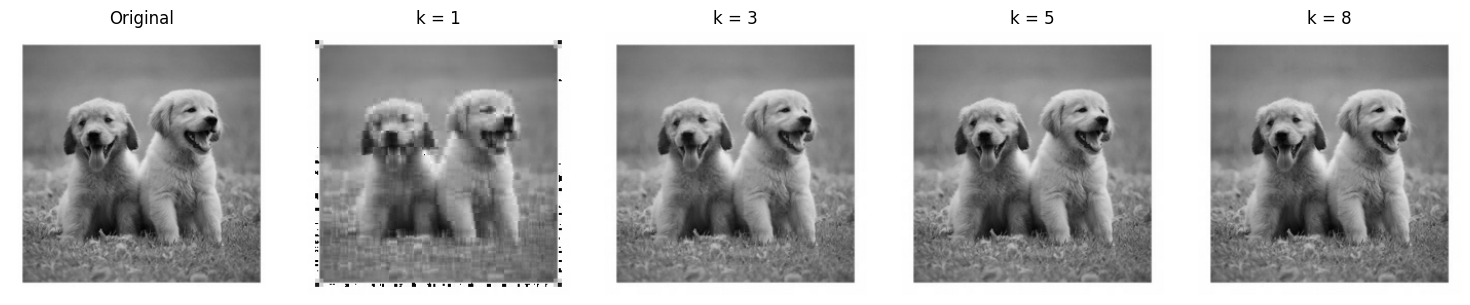
#> input picture assignment_5/k-2.png, 1470 x 305 px
$ jupyter execute 485_A5_SVD.ipynb
#> lines starting #> are read from the running program, lines starting #| are printed output that depends on the picture
### 1. Import Libraries

[cell 1]
import numpy as np
import matplotlib.pyplot as plt
from PIL import Image
from skimage.metrics import structural_similarity as ssim
from google.colab import files

### 2. Preprocessing the Image

[cell 2]
def preprocess_image(image_path):
    img = Image.open(image_path).convert('L')  # Convert to grayscale
    width, height = img.size
    new_width = width - (width % 8)
    new_height = height - (height % 8)
    img = img.crop((0, 0, new_width, new_height))  # Ensure dimensions divisible by 8
    img = img.resize((256, 256))  # Resize to 256x256
    return np.array(img)

### Explanation:

-	Ensures the image is grayscale.
-	Crops image so width & height are divisible by 8 for 8×8 blocks.
-	Resizes to 256×256 for consistency.
-	Returns a NumPy array for matrix operations.

## 3. Compress a Single 8×8 Block with Top-k Singular Values

[cell 3]
def compress_block(block, k):
    U, S, V = np.linalg.svd(block)
    return U[:, :k] @ np.diag(S[:k]) @ V[:k, :]

#### Explaination:
- Applies SVD to the block.
- Keeps only the top-𝑘 singular values and vectors.
- 	Reconstructs a compressed version of the block.

## 4. Compress Entire Image Block-by-Block + Analyze

[cell 4]
def compress_image(image, k_values):
    h, w = image.shape
    block_size = 8
    compressed_images = []
    compression_ratios = []
    reconstruction_errors = []

    for k in k_values:
        compressed_image = np.zeros_like(image, dtype=np.float64)

        for i in range(0, h, block_size):
            for j in range(0, w, block_size):
                block = image[i:i+block_size, j:j+block_size]
                compressed_block = compress_block(block, k)
                compressed_image[i:i+block_size, j:j+block_size] = compressed_block

        compressed_images.append(compressed_image)

        # Compression ratio: Original values (64) / Reduced values using k
        original_vals = block_size * block_size
        compressed_vals = k * (block_size + block_size + 1)
        compression_ratios.append(original_vals / compressed_vals)

        # Error (Frobenius norm)
        error = np.linalg.norm(image - compressed_image)
        reconstruction_errors.append(error)

    return compressed_images, compression_ratios, reconstruction_errors

### Explanation:
•	Iterates over each block (8×8) in the image.
•	Compresses and reconstructs each block.
•	Measures based on Compression ratio: based on how much data we retain and reconstruction error: using Frobenius norm.

##  5. Plot Compression Ratio and Reconstruction Error

[cell 5]
def plot_results(k_values, compression_ratios, errors):
    plt.figure(figsize=(12, 5))

    plt.subplot(1, 2, 1)
    plt.plot(k_values, compression_ratios, marker='o')
    plt.title('Compression Ratio vs k')
    plt.xlabel('k')
    plt.ylabel('Compression Ratio')
    plt.grid(True)

    plt.subplot(1, 2, 2)
    plt.plot(k_values, errors, marker='o', color='orange')
    plt.title('Reconstruction Error vs k')
    plt.xlabel('k')
    plt.ylabel('Error (Frobenius norm)')
    plt.grid(True)

    plt.tight_layout()
    plt.show()

### Explanation:

- Left plot shows how compression improves as k increases.
- Right plot shows how error reduces with more singular values.

### 6. Display Original and Reconstructed Images Side-by-Side

[cell 6]
def display_images(original, compressed_imgs, k_values_to_show):
    plt.figure(figsize=(15, 3))
    plt.subplot(1, len(k_values_to_show) + 1, 1)
    plt.imshow(original, cmap='gray')
    plt.title("Original")
    plt.axis('off')

    for idx, k in enumerate(k_values_to_show):
        plt.subplot(1, len(k_values_to_show) + 1, idx + 2)
        plt.imshow(compressed_imgs[k-1].astype(np.uint8), cmap='gray')
        plt.title(f'k = {k}')
        plt.axis('off')

    plt.tight_layout()
    plt.show()

### Explanation:
- Shows the original and selected compressed images (k = 1, 3, 5, 8) in one row.
-	Helps visualize quality improvements.

### 7. Run the Whole Pipeline

[cell 7]
uploaded = files.upload()
#> the answer given: k-2.png
image_path = list(uploaded.keys())[0]
image = preprocess_image(image_path)
#> in preprocess_image, `img = img.crop((0, 0, new_width, new_height))`:
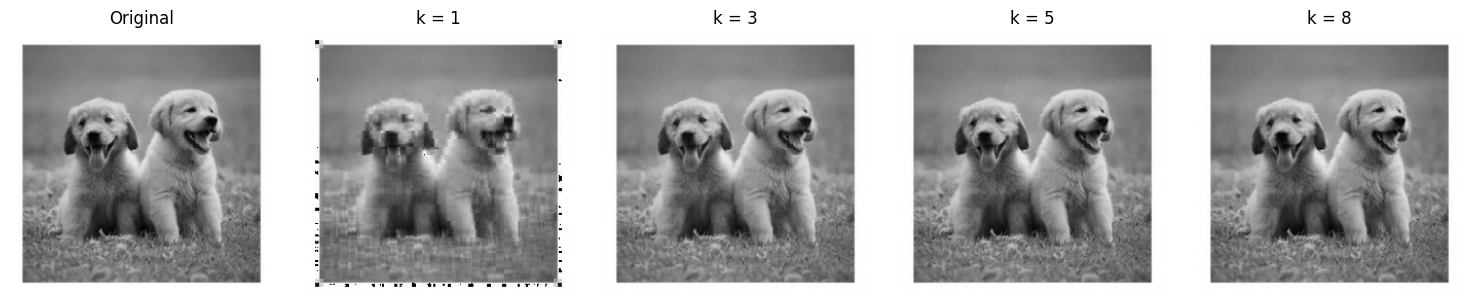
#> img: PIL image 1464x304 L; min 0, max 255, mean 170.9
#> in preprocess_image, `img = img.resize((256, 256))`:
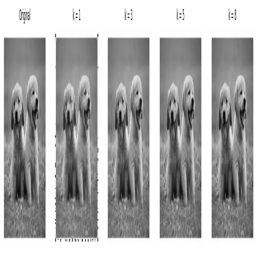
#> img: PIL image 256x256 L; min 0, max 255, mean 170.8

k_vals = list(range(1, 9))  # Blockwise k values
compressed_imgs, ratios, errors = compress_image(image, k_vals)
#> the loop in compress_image, `for k in k_values:` made 8 passes
#> error on passes 1 to 8: 2396, 929.2, 408.8, 181.4, 80.07, 33.11, 9.64, 1.07e-10
#> after the loop in compress_image, `for k in k_values:`: compressed_images = 8 items; compression_ratios = [3.76, 1.88, 1.25, 0.941, 0.753, 0.627, 0.538, 0.471]; reconstruction_errors = [2396, 929.2, 408.8, 181.4, 80.07, 33.11, 9.64, 1.07e-10]
#> compressed_imgs = 8 items; ratios has the same summary as compression_ratios in compress_image; errors has the same summary as reconstruction_errors in compress_image

display_images(image, compressed_imgs, [1, 3, 5, 8])
#> in display_images, `plt.show()`:
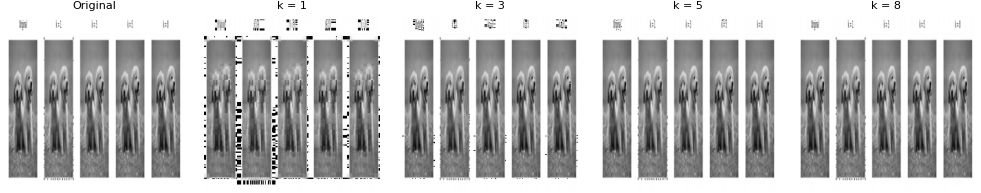
#> figure drawn by matplotlib, 5 panels
plot_results(k_vals, ratios, errors)
#> in plot_results, `plt.show()`:
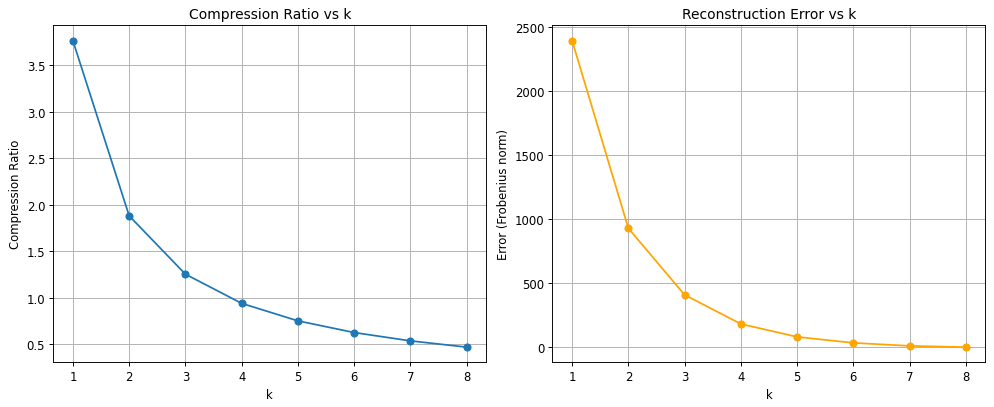
#> figure drawn by matplotlib, 2 panels
